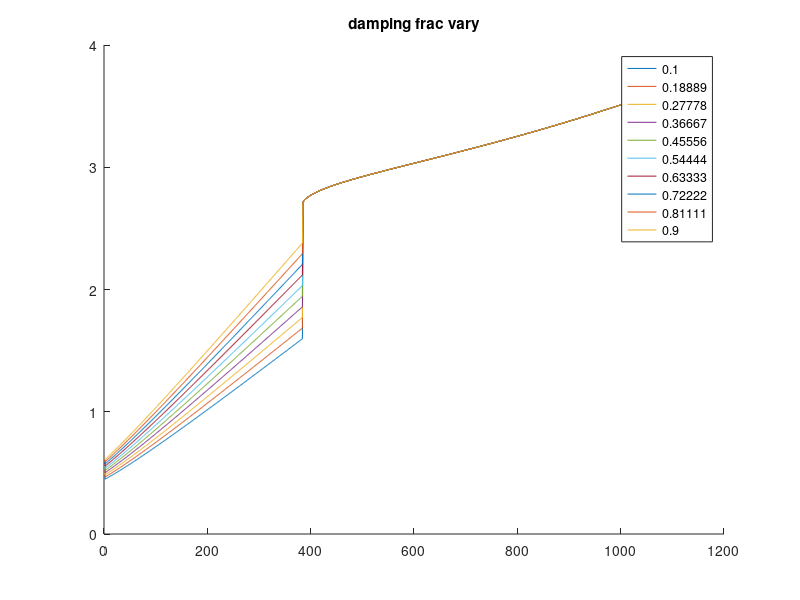

This figure's MATLAB source:
clear all
% close all
n_particles = 2;
t_max = 10;
dt = 0.01;
t_durn = 0:dt:t_max;


% particle params
m = 1;
k=0.75;
damping_frac = 0.9;
R = 10;

%
diff_coef = 3.832e-10;
atomic_vol = 1.18e-7;
surface_energy = 2.5*0.01;
dihedral_angle = 146*(pi/180); % radians
density = 8920;
kT = 1.38e-23*1e3;

% initial vals
x = zeros(n_particles,length(t_durn));
y = zeros(n_particles,length(t_durn));

vx = zeros(n_particles,length(t_durn));
vy = zeros(n_particles,length(t_durn));

vrn_vec = zeros(1,length(t_durn));

force_e_x = zeros(1,length(t_durn));
force_e_y = zeros(1,length(t_durn));

force_d_x = zeros(1,length(t_durn));
force_d_y = zeros(1,length(t_durn));


force_v_x = zeros(1,length(t_durn));
force_v_y = zeros(1,length(t_durn));

force_s_x = zeros(1,length(t_durn));
force_s_y = zeros(1,length(t_durn));

force_total_x = zeros(1,length(t_durn));
force_total_y = zeros(1,length(t_durn));

a = zeros(1,length(t_durn));


forces_all_order = zeros(length(-0.5:0.5:3), length(t_durn));
e_forces_all_order = zeros(length(-0.5:0.5:3), length(t_durn));
d_forces_all_order = zeros(length(-0.5:0.5:3), length(t_durn));
v_forces_all_order = zeros(length(-0.5:0.5:3), length(t_durn));
s_forces_all_order = zeros(length(-0.5:0.5:3), length(t_durn));


% intialise
x(1,1) = rand;
x(2,1) = rand;

y(1,1) = rand;
y(2,1) = rand;

d = sqrt( (x(1,1) - x(2,1))^2  +  (y(1,1) - y(2,1))^2 );
if d >= 2*R
    while d > 2*R
        x(1,1) = rand;
        x(2,1) = rand;

        y(1,1) = rand;
        y(2,1) = rand;

        d = sqrt( (x(1,1) - x(2,1))^2  +  (y(1,1) - y(2,1))^2 );
    end
end

vx(1,1) = rand;
vx(2,1) = rand;

vy(1,1) = rand;
vy(2,1) = rand;
% initialize
t=2; ord = 1;
d = sqrt( (x(1,t-1) - x(2,t-1))^2  +  (y(1,t-1) - y(2,t-1))^2 );
force_e = k*(d^ord);
dx = ( x(1,t-1) - x(2,t-1) );
dy = ( y(1,t-1) - y(2,t-1) );
force_e_x(t-1) = force_e*(abs(dx)/d);
force_e_y(t-1) = force_e*(abs(dy)/d);

v1x = vx(1,t-1);
v1y = vy(1,t-1);

v2x = vx(2,t-1);
v2y = vy(2,t-1);

unit_vec = [dx, dy]./d;
v1n = v1x*unit_vec(1) + v1y*unit_vec(2);
v2n = v2x*unit_vec(1) + v2y*unit_vec(2);
vrn = v1n - v2n;
vrn_vec(t-1) = vrn;

%     force_d = damping_frac*sqrt(2*m*k)*vrn;
% according to other paper, so that penetration power can be kept at both
% terms
force_d = damping_frac*(d^ord)*sqrt(2*m*k)*vrn;
force_d_x(t-1) = force_d*(abs(dx)/d);
force_d_y(t-1) = force_d*(abs(dy)/d);

force_total_x(t-1) = force_e_x(t-1) + force_d_x(t-1);
force_total_y(t-1) = force_e_y(t-1) + force_d_y(t-1);


ord = 1;
% sensitivity
param_range = linspace(0.1,0.9,10);
figure
hold on
for param=param_range
    damping_frac = param;
    for t=2:length(t_durn)
        
        d = sqrt( (x(1,t-1) - x(2,t-1))^2  +  (y(1,t-1) - y(2,t-1))^2 );

        if d < R/5
            force_e = k*(d^ord);
            dx = ( x(1,t-1) - x(2,t-1) );
            dy = ( y(1,t-1) - y(2,t-1) );
            force_e_x(t) = force_e*(abs(dx)/d);
            force_e_y(t) = force_e*(abs(dy)/d);


            v1x = vx(1,t-1);
            v1y = vy(1,t-1);

            v2x = vx(2,t-1);
            v2y = vy(2,t-1);

            unit_vec = [dx, dy]./d;
            v1n = v1x*unit_vec(1) + v1y*unit_vec(2);
            v2n = v2x*unit_vec(1) + v2y*unit_vec(2);
            vrn = v1n - v2n;
            vrn_vec(t) = vrn;
            %     force_d = damping_frac*sqrt(2*m*k)*vrn;
            % according to other paper, so that penetration power can be kept at both
            % terms
            force_d = damping_frac*(d^ord)*sqrt(2*m*k)*vrn;
            force_d_x(t) = force_d*(abs(dx)/d);
            force_d_y(t) = force_d*(abs(dy)/d);

            force_total_x(t) = force_e_x(t) + force_d_x(t);
            force_total_y(t) = force_e_y(t) + force_d_y(t);

            e_forces_all_order(ord*2 + 2,:) = sqrt( (force_e_x).^2 + (force_e_y).^2  );
            d_forces_all_order(ord*2 + 2,:) = sqrt( (force_d_x).^2 + (force_d_y).^2  );
        else % d > r/2 else
            if a(t-1) == 0
                a(t-1) = 1.5*rand;
            end

            force_v = (pi*(a(t-1)^4))/(8*((diff_coef*atomic_vol)/(kT)));
            dx = ( x(1,t-1) - x(2,t-1) );
            dy = ( y(1,t-1) - y(2,t-1) );
            force_v_x(t) = force_v*(abs(dx)/d);
            force_v_y(t) = force_v*(abs(dy)/d);


            v1x = vx(1,t-1);
            v1y = vy(1,t-1);

            v2x = vx(2,t-1);
            v2y = vy(2,t-1);

            unit_vec = [-dx, -dy]./d;
            v1n = v1x*unit_vec(1) + v1y*unit_vec(2);
            v2n = v2x*unit_vec(1) + v2y*unit_vec(2);
            vrn = v1n - v2n;
            vrn_vec(t) = vrn;
            a(t) = sqrt(a(t-1)^2 -  2*R*vrn*dt);

            force_s = pi*(surface_energy)*(4*R*( 1 - 0.5*cos(dihedral_angle/2) ) + a(t-1)*sin(dihedral_angle/2) );
            force_s_x(t) = force_s*(abs(dx)/d);
            force_s_y(t) = force_s*(abs(dy)/d);


            force_total_x(t) = force_v_x(t) + force_s_x(t);
            force_total_y(t) = force_v_y(t) + force_s_y(t);


            v_forces_all_order(ord*2 + 2,:) = sqrt( (force_v_x).^2 + (force_v_y).^2  );
            s_forces_all_order(ord*2 + 2,:) = sqrt( (force_s_x).^2 + (force_s_y).^2  );


        end % d > r/2

        for n=1:n_particles
            vx(n,t) =  vx(n,t-1)+ (  (-1^n)*(force_total_x(t))/m   )*dt;
            vy(n,t) =  vy(n,t-1) + (  (-1^n)*(force_total_y(t))/m   )*dt;
        end

        for n=1:n_particles
            x(n,t) = x(n,t-1) + vx(n,t)*dt;
            y(n,t) = y(n,t-1) + vy(n,t)*dt;
        end
    end % t
 plot(sqrt( (force_total_x).^2 + (force_total_y).^2  ))
end % end of param
hold off
legend([strsplit(num2str(param_range))])
title('damping frac vary')




%     plot( sqrt( (x(1,:)-x(2,:)).^2 + (y(1,:)-y(2,:)).^2 ), 'LineWidth',3 )
%     plot(vrn_vec,'LineWidth',3)







